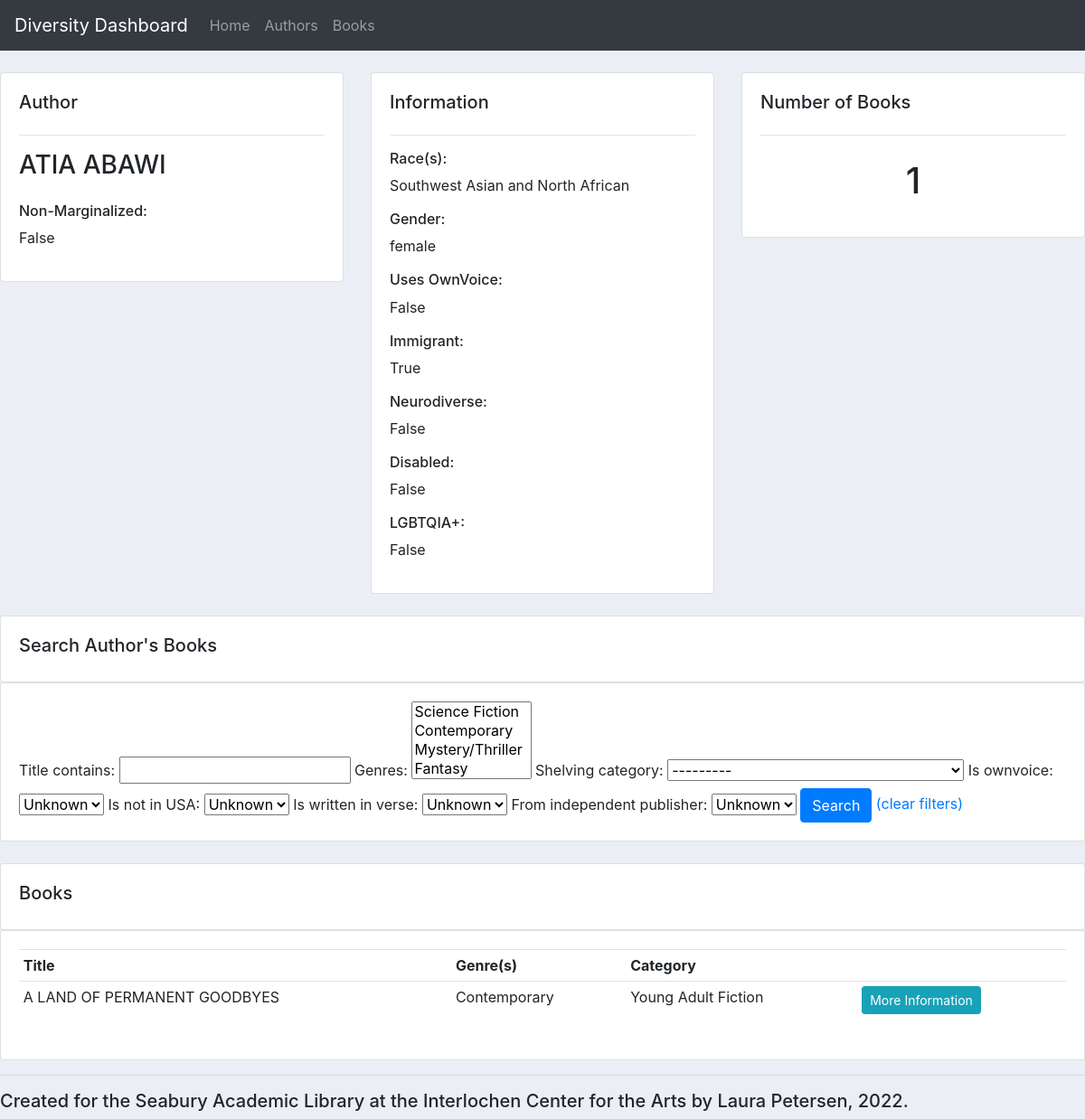
The app's page /author_info/1/ with its own data.
### library/models.py (models this page shows, shortened)
class Author(models.Model):
    first_name = models.CharField(max_length=100, null=True)
    last_name = models.CharField(max_length=100, null=True)
    full_name = models.CharField(max_length=200, null=True)
    races = models.ManyToManyField(Race)
    gender = models.ForeignKey(Gender, on_delete=models.SET_NULL, null=True)
    non_marginalized = models.BooleanField()
    uses_ownvoice = models.BooleanField()
    is_immigrant = models.BooleanField()
    is_neurodiverse = models.BooleanField()
    is_disabled = models.BooleanField()
    is_lgbtqia = models.BooleanField()
    notes = models.CharField(max_length=500, null=True, blank=True)
    books = models.ManyToManyField(Book)

class Race(models.Model):
    name = models.CharField(max_length=100, null=True)
    description = models.CharField(max_length=500, null=True, blank=True)

class Gender(models.Model):
    name = models.CharField(max_length=100, null=True)
    description = models.CharField(max_length=500, null=True, blank=True)
    def __str__(self):
        return self.name

class Book(models.Model):
    title = models.CharField(max_length=200, null=True)
    genres = models.ManyToManyField(Genre)
    shelving_category = models.ForeignKey(ShelvingCategory, null=True, on_delete=models.SET_NULL)
    is_ownvoice = models.BooleanField()
    is_not_in_USA = models.BooleanField()
    is_verse = models.BooleanField(verbose_name='Is written in verse')
    from_independent_publisher = models.BooleanField()
    characters = models.OneToOneField(Characters, on_delete=models.CASCADE, null=True)
    notes = models.CharField(max_length=500, null=True, blank=True)

class Genre(models.Model):
    name = models.CharField(max_length=100, null=True)
    description = models.CharField(max_length=500, null=True, blank=True)
    def __str__(self):
        return self.name

class ShelvingCategory(models.Model):
    name = models.CharField(max_length=100, null=True)
    description = models.CharField(max_length=500, null=True, blank=True)
    def __str__(self):
        return self.name

### library/views.py (the view)
# urls.py: path('author_info/<str:pk>/', views.author_info, name='author_info'),
def author_info(request, pk): # pk stands for primary key, will prob be the id
    author = Author.objects.get(id=pk)
    books = author.books
    myFilter = BookFilter(request.GET, queryset=books)
    books = myFilter.qs
    context = {'author': author, 'books': books, 'myFilter': myFilter}
    return render(request, 'library/author_info.html', context)

### library/templates/library/author_info.html (shortened to what this page needs)
{% extends 'library/main.html' %}
{% block content %}
    <br>
<div class="row">
    <div class="col-md">
        <div class="card card-body">
            <h5>Author</h5>
            <hr>
            <h3>{{author.full_name}}</h3>
            <h6>Non-Marginalized:</h6>
            <p>{{author.non_marginalized}}</p>
        </div>
    </div>
    <div class="col-md">
        <div class="card card-body">
                <h5>Information</h5>
                <hr>
                <h6>Race(s):</h6>
                    {% for race in author.races.values %}
                    <p>{{race.name}}</p>
                    {% endfor %}
                <h6>Gender:</h6>
                <p>{{author.gender}}</p>
                <h6>Uses OwnVoice:</h6>
                <p>{{author.uses_ownvoice}}</p>
                <h6>Immigrant:</h6>
                <p>{{author.is_immigrant}}</p>
                <h6>Neurodiverse:</h6>
                <p>{{author.is_neurodiverse}}</p>
                <h6>Disabled:</h6>
                <p>{{author.is_disabled}}</p>
                <h6>LGBTQIA+:</h6>
                <p>{{author.is_lgbtqia}}</p>
        </div>
    </div>
    <div class="col-md">
        <div class="card card-body">
            <h5>Number of Books</h5>
            <hr>
            <h1 style="text-align: center;padding: 10px">{{author.books.count}}</h1>
        </div>
    </div>
</div>
<br>
    <div class="row">
        <div class="col">
            <div class="card card-body">
                <h5>Search Author's Books</h5>
            </div>
            <div class="card card-body">
                <form method="get">
                    {{myFilter.form}}
                    <button class="btn btn-primary" type="submit">Search</button>
                    <a href="{% url 'author_info' author.id %}">(clear filters)</a>
                </form>
            </div>
        </div>
    </div>
<br>
<div class="row">
    <div class="col-md">
        <div class="card card-body">
            <h5>Books</h5>
        </div>
        <div class="card card-body">
            <table class="table table-sm">
                <tr>
                    <th>Title</th>
                    <th>Genre(s)</th>
                    <th>Category</th>
                    <th></th>
                </tr>
                {% for book in books %}
                    <tr>
                        <td>{{book.title}}</td>
                        <td>{% for genre in book.genres.values %}
                            <p>{{genre.name}}</p>
                            {% endfor %}</td>
                        <td>{{book.shelving_category}}</td>
                        <td><a class='btn btn-sm btn-info'href="{% url 'book_info' book.id %}">More Information</a></td>
                    </tr>
                {% endfor %}
            </table>
        </div>
    </div>
</div>
{% endblock %}

### library/templates/library/main.html (style rules this page uses)
body { background-color: #ebeff5; }

### records on screen
Author: full_name "ATIA ABAWI", non_marginalized "False", gender "female", uses_ownvoice "False", is_immigrant "True", is_neurodiverse "False", is_disabled "False", is_lgbtqia "False", books.count "1"
Race: name "Southwest Asian and North African"
Book: title "A LAND OF PERMANENT GOODBYES", shelving_category "Young Adult Fiction"
Genre: name "Contemporary"
